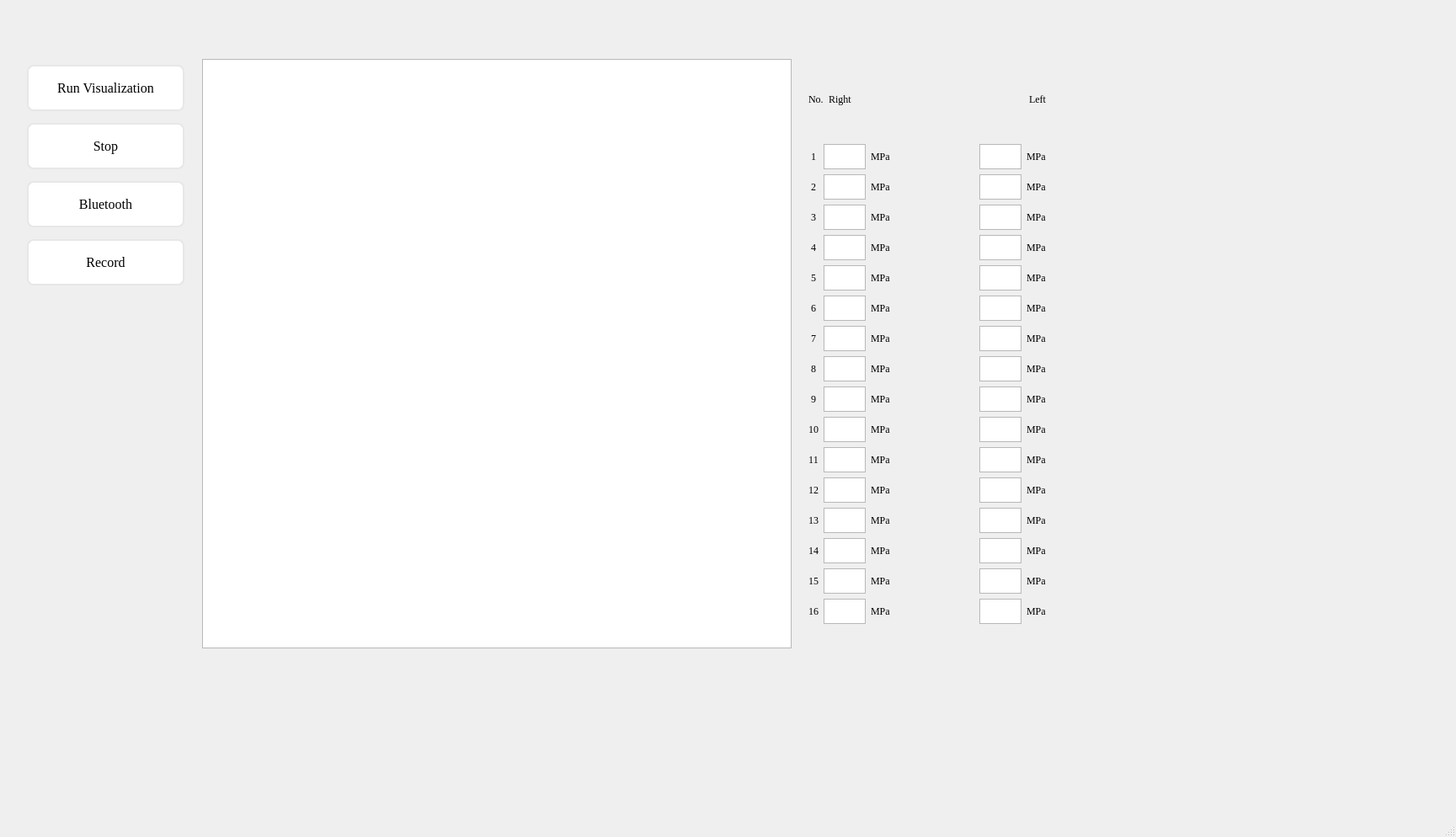
<?xml version="1.0" encoding="UTF-8"?>
<ui version="4.0">
 <class>MainWindow</class>
 <widget class="QMainWindow" name="MainWindow">
  <property name="geometry">
   <rect>
    <x>0</x>
    <y>0</y>
    <width>1729</width>
    <height>994</height>
   </rect>
  </property>
  <property name="windowTitle">
   <string>ex1</string>
  </property>
  <widget class="QWidget" name="centralwidget">
   <widget class="QWidget" name="gridLayoutWidget">
    <property name="geometry">
     <rect>
      <x>30</x>
      <y>70</y>
      <width>191</width>
      <height>277</height>
     </rect>
    </property>
    <layout class="QGridLayout" name="gridLayout">
     <item row="0" column="0">
      <layout class="QVBoxLayout" name="verticalLayout">
       <item>
        <widget class="QPushButton" name="pushButton_VISUALIZATION">
         <property name="font">
          <font>
           <family>Times New Roman</family>
           <pointsize>-1</pointsize>
           <underline>false</underline>
           <strikeout>false</strikeout>
          </font>
         </property>
         <property name="styleSheet">
          <string notr="true">border-radius: 8px;
color: white;
padding: 16px 32px;
text-align: center;
text-decoration: none;
font-size: 16px;
margin: 4px 2px;
background-color: white;
color: black;
border: 2px solid #e7e7e7;</string>
         </property>
         <property name="text">
          <string>Run Visualization</string>
         </property>
         <property name="default">
          <bool>false</bool>
         </property>
         <property name="flat">
          <bool>false</bool>
         </property>
        </widget>
       </item>
       <item>
        <widget class="QPushButton" name="pushButton_2_STOP">
         <property name="font">
          <font>
           <family>Times New Roman</family>
           <pointsize>-1</pointsize>
           <underline>false</underline>
           <strikeout>false</strikeout>
          </font>
         </property>
         <property name="styleSheet">
          <string notr="true">border-radius: 8px;
color: white;
padding: 16px 32px;
text-align: center;
text-decoration: none;
font-size: 16px;
margin: 4px 2px;
background-color: white;
color: black;
border: 2px solid #e7e7e7;</string>
         </property>
         <property name="text">
          <string>Stop</string>
         </property>
        </widget>
       </item>
       <item>
        <widget class="QPushButton" name="pushButton_3_Bluetooth">
         <property name="font">
          <font>
           <family>Times New Roman</family>
           <pointsize>-1</pointsize>
           <underline>false</underline>
           <strikeout>false</strikeout>
          </font>
         </property>
         <property name="styleSheet">
          <string notr="true">border-radius: 8px;
color: white;
padding: 16px 32px;
text-align: center;
text-decoration: none;
font-size: 16px;
margin: 4px 2px;
background-color: white;
color: black;
border: 2px solid #e7e7e7;</string>
         </property>
         <property name="text">
          <string>Bluetooth</string>
         </property>
        </widget>
       </item>
       <item>
        <widget class="QPushButton" name="pushButton_4_Rocord">
         <property name="font">
          <font>
           <family>Times New Roman</family>
           <pointsize>-1</pointsize>
           <underline>false</underline>
           <strikeout>false</strikeout>
          </font>
         </property>
         <property name="styleSheet">
          <string notr="true">border-radius: 8px;
color: white;
padding: 16px 32px;
text-align: center;
text-decoration: none;
font-size: 16px;
margin: 4px 2px;
background-color: white;
color: black;
border: 2px solid #e7e7e7;</string>
         </property>
         <property name="text">
          <string>Record</string>
         </property>
        </widget>
       </item>
      </layout>
     </item>
    </layout>
   </widget>
   <widget class="QWidget" name="layoutWidget">
    <property name="geometry">
     <rect>
      <x>960</x>
      <y>70</y>
      <width>381</width>
      <height>671</height>
     </rect>
    </property>
    <layout class="QGridLayout" name="gridLayout_2">
     <item row="1" column="0">
      <layout class="QVBoxLayout" name="verticalLayout_3">
       <item>
        <widget class="QLabel" name="label_3">
         <property name="maximumSize">
          <size>
           <width>50</width>
           <height>30</height>
          </size>
         </property>
         <property name="font">
          <font>
           <family>Times New Roman</family>
          </font>
         </property>
         <property name="text">
          <string>1</string>
         </property>
         <property name="alignment">
          <set>Qt::AlignCenter</set>
         </property>
         <property name="margin">
          <number>0</number>
         </property>
        </widget>
       </item>
       <item>
        <widget class="QLabel" name="label_4">
         <property name="maximumSize">
          <size>
           <width>50</width>
           <height>30</height>
          </size>
         </property>
         <property name="font">
          <font>
           <family>Times New Roman</family>
          </font>
         </property>
         <property name="text">
          <string>2</string>
         </property>
         <property name="alignment">
          <set>Qt::AlignCenter</set>
         </property>
         <property name="margin">
          <number>0</number>
         </property>
        </widget>
       </item>
       <item>
        <widget class="QLabel" name="label_7">
         <property name="maximumSize">
          <size>
           <width>50</width>
           <height>30</height>
          </size>
         </property>
         <property name="font">
          <font>
           <family>Times New Roman</family>
          </font>
         </property>
         <property name="text">
          <string>3</string>
         </property>
         <property name="alignment">
          <set>Qt::AlignCenter</set>
         </property>
         <property name="margin">
          <number>0</number>
         </property>
        </widget>
       </item>
       <item>
        <widget class="QLabel" name="label_5">
         <property name="maximumSize">
          <size>
           <width>50</width>
           <height>30</height>
          </size>
         </property>
         <property name="font">
          <font>
           <family>Times New Roman</family>
          </font>
         </property>
         <property name="text">
          <string>4</string>
         </property>
         <property name="alignment">
          <set>Qt::AlignCenter</set>
         </property>
         <property name="margin">
          <number>0</number>
         </property>
        </widget>
       </item>
       <item>
        <widget class="QLabel" name="label_15">
         <property name="maximumSize">
          <size>
           <width>50</width>
           <height>30</height>
          </size>
         </property>
         <property name="font">
          <font>
           <family>Times New Roman</family>
          </font>
         </property>
         <property name="text">
          <string>5</string>
         </property>
         <property name="alignment">
          <set>Qt::AlignCenter</set>
         </property>
         <property name="margin">
          <number>0</number>
         </property>
        </widget>
       </item>
       <item>
        <widget class="QLabel" name="label_8">
         <property name="maximumSize">
          <size>
           <width>50</width>
           <height>30</height>
          </size>
         </property>
         <property name="font">
          <font>
           <family>Times New Roman</family>
          </font>
         </property>
         <property name="text">
          <string>6</string>
         </property>
         <property name="alignment">
          <set>Qt::AlignCenter</set>
         </property>
         <property name="margin">
          <number>0</number>
         </property>
        </widget>
       </item>
       <item>
        <widget class="QLabel" name="label_10">
         <property name="maximumSize">
          <size>
           <width>50</width>
           <height>30</height>
          </size>
         </property>
         <property name="font">
          <font>
           <family>Times New Roman</family>
          </font>
         </property>
         <property name="text">
          <string>7</string>
         </property>
         <property name="alignment">
          <set>Qt::AlignCenter</set>
         </property>
         <property name="margin">
          <number>0</number>
         </property>
        </widget>
       </item>
       <item>
        <widget class="QLabel" name="label_17">
         <property name="maximumSize">
          <size>
           <width>50</width>
           <height>30</height>
          </size>
         </property>
         <property name="font">
          <font>
           <family>Times New Roman</family>
          </font>
         </property>
         <property name="text">
          <string>8</string>
         </property>
         <property name="alignment">
          <set>Qt::AlignCenter</set>
         </property>
         <property name="margin">
          <number>0</number>
         </property>
        </widget>
       </item>
       <item>
        <widget class="QLabel" name="label_16">
         <property name="maximumSize">
          <size>
           <width>50</width>
           <height>30</height>
          </size>
         </property>
         <property name="font">
          <font>
           <family>Times New Roman</family>
          </font>
         </property>
         <property name="text">
          <string>9</string>
         </property>
         <property name="alignment">
          <set>Qt::AlignCenter</set>
         </property>
         <property name="margin">
          <number>0</number>
         </property>
        </widget>
       </item>
       <item>
        <widget class="QLabel" name="label_14">
         <property name="maximumSize">
          <size>
           <width>50</width>
           <height>30</height>
          </size>
         </property>
         <property name="font">
          <font>
           <family>Times New Roman</family>
          </font>
         </property>
         <property name="text">
          <string>10</string>
         </property>
         <property name="alignment">
          <set>Qt::AlignCenter</set>
         </property>
         <property name="margin">
          <number>0</number>
         </property>
        </widget>
       </item>
       <item>
        <widget class="QLabel" name="label_9">
         <property name="maximumSize">
          <size>
           <width>50</width>
           <height>30</height>
          </size>
         </property>
         <property name="font">
          <font>
           <family>Times New Roman</family>
          </font>
         </property>
         <property name="text">
          <string>11</string>
         </property>
         <property name="alignment">
          <set>Qt::AlignCenter</set>
         </property>
         <property name="margin">
          <number>0</number>
         </property>
        </widget>
       </item>
       <item>
        <widget class="QLabel" name="label_11">
         <property name="maximumSize">
          <size>
           <width>50</width>
           <height>30</height>
          </size>
         </property>
         <property name="font">
          <font>
           <family>Times New Roman</family>
          </font>
         </property>
         <property name="text">
          <string>12</string>
         </property>
         <property name="alignment">
          <set>Qt::AlignCenter</set>
         </property>
         <property name="margin">
          <number>0</number>
         </property>
        </widget>
       </item>
       <item>
        <widget class="QLabel" name="label_12">
         <property name="maximumSize">
          <size>
           <width>50</width>
           <height>30</height>
          </size>
         </property>
         <property name="font">
          <font>
           <family>Times New Roman</family>
          </font>
         </property>
         <property name="text">
          <string>13</string>
         </property>
         <property name="alignment">
          <set>Qt::AlignCenter</set>
         </property>
         <property name="margin">
          <number>0</number>
         </property>
        </widget>
       </item>
       <item>
        <widget class="QLabel" name="label_6">
         <property name="maximumSize">
          <size>
           <width>50</width>
           <height>30</height>
          </size>
         </property>
         <property name="font">
          <font>
           <family>Times New Roman</family>
          </font>
         </property>
         <property name="text">
          <string>14</string>
         </property>
         <property name="alignment">
          <set>Qt::AlignCenter</set>
         </property>
         <property name="margin">
          <number>0</number>
         </property>
        </widget>
       </item>
       <item>
        <widget class="QLabel" name="label_13">
         <property name="maximumSize">
          <size>
           <width>50</width>
           <height>30</height>
          </size>
         </property>
         <property name="font">
          <font>
           <family>Times New Roman</family>
          </font>
         </property>
         <property name="text">
          <string>15</string>
         </property>
         <property name="alignment">
          <set>Qt::AlignCenter</set>
         </property>
         <property name="margin">
          <number>0</number>
         </property>
        </widget>
       </item>
       <item>
        <widget class="QLabel" name="label_18">
         <property name="maximumSize">
          <size>
           <width>50</width>
           <height>30</height>
          </size>
         </property>
         <property name="font">
          <font>
           <family>Times New Roman</family>
          </font>
         </property>
         <property name="text">
          <string>16</string>
         </property>
         <property name="alignment">
          <set>Qt::AlignCenter</set>
         </property>
         <property name="margin">
          <number>0</number>
         </property>
        </widget>
       </item>
      </layout>
     </item>
     <item row="1" column="1">
      <layout class="QVBoxLayout" name="verticalLayout_2">
       <item>
        <layout class="QHBoxLayout" name="horizontalLayout_2">
         <item>
          <widget class="QTextBrowser" name="textBrowser">
           <property name="maximumSize">
            <size>
             <width>50</width>
             <height>30</height>
            </size>
           </property>
          </widget>
         </item>
         <item>
          <widget class="QLabel" name="label_21">
           <property name="font">
            <font>
             <family>Times New Roman</family>
            </font>
           </property>
           <property name="text">
            <string>MPa</string>
           </property>
           <property name="alignment">
            <set>Qt::AlignLeading|Qt::AlignLeft|Qt::AlignVCenter</set>
           </property>
          </widget>
         </item>
         <item>
          <widget class="QTextBrowser" name="textBrowser_2">
           <property name="maximumSize">
            <size>
             <width>50</width>
             <height>30</height>
            </size>
           </property>
          </widget>
         </item>
         <item>
          <widget class="QLabel" name="label_23">
           <property name="font">
            <font>
             <family>Times New Roman</family>
            </font>
           </property>
           <property name="text">
            <string>MPa</string>
           </property>
           <property name="alignment">
            <set>Qt::AlignLeading|Qt::AlignLeft|Qt::AlignVCenter</set>
           </property>
          </widget>
         </item>
        </layout>
       </item>
       <item>
        <layout class="QHBoxLayout" name="horizontalLayout_3">
         <item>
          <widget class="QTextBrowser" name="textBrowser_3">
           <property name="maximumSize">
            <size>
             <width>50</width>
             <height>30</height>
            </size>
           </property>
          </widget>
         </item>
         <item>
          <widget class="QLabel" name="label_46">
           <property name="font">
            <font>
             <family>Times New Roman</family>
            </font>
           </property>
           <property name="text">
            <string>MPa</string>
           </property>
           <property name="alignment">
            <set>Qt::AlignLeading|Qt::AlignLeft|Qt::AlignVCenter</set>
           </property>
          </widget>
         </item>
         <item>
          <widget class="QTextBrowser" name="textBrowser_4">
           <property name="maximumSize">
            <size>
             <width>50</width>
             <height>30</height>
            </size>
           </property>
          </widget>
         </item>
         <item>
          <widget class="QLabel" name="label_47">
           <property name="font">
            <font>
             <family>Times New Roman</family>
            </font>
           </property>
           <property name="text">
            <string>MPa</string>
           </property>
           <property name="alignment">
            <set>Qt::AlignLeading|Qt::AlignLeft|Qt::AlignVCenter</set>
           </property>
          </widget>
         </item>
        </layout>
       </item>
       <item>
        <layout class="QHBoxLayout" name="horizontalLayout_4">
         <item>
          <widget class="QTextBrowser" name="textBrowser_5">
           <property name="maximumSize">
            <size>
             <width>50</width>
             <height>30</height>
            </size>
           </property>
          </widget>
         </item>
         <item>
          <widget class="QLabel" name="label_48">
           <property name="font">
            <font>
             <family>Times New Roman</family>
            </font>
           </property>
           <property name="text">
            <string>MPa</string>
           </property>
           <property name="alignment">
            <set>Qt::AlignLeading|Qt::AlignLeft|Qt::AlignVCenter</set>
           </property>
          </widget>
         </item>
         <item>
          <widget class="QTextBrowser" name="textBrowser_6">
           <property name="maximumSize">
            <size>
             <width>50</width>
             <height>30</height>
            </size>
           </property>
          </widget>
         </item>
         <item>
          <widget class="QLabel" name="label_49">
           <property name="font">
            <font>
             <family>Times New Roman</family>
            </font>
           </property>
           <property name="text">
            <string>MPa</string>
           </property>
           <property name="alignment">
            <set>Qt::AlignLeading|Qt::AlignLeft|Qt::AlignVCenter</set>
           </property>
          </widget>
         </item>
        </layout>
       </item>
       <item>
        <layout class="QHBoxLayout" name="horizontalLayout_5">
         <item>
          <widget class="QTextBrowser" name="textBrowser_7">
           <property name="maximumSize">
            <size>
             <width>50</width>
             <height>30</height>
            </size>
           </property>
          </widget>
         </item>
         <item>
          <widget class="QLabel" name="label_50">
           <property name="font">
            <font>
             <family>Times New Roman</family>
            </font>
           </property>
           <property name="text">
            <string>MPa</string>
           </property>
           <property name="alignment">
            <set>Qt::AlignLeading|Qt::AlignLeft|Qt::AlignVCenter</set>
           </property>
          </widget>
         </item>
         <item>
          <widget class="QTextBrowser" name="textBrowser_8">
           <property name="maximumSize">
            <size>
             <width>50</width>
             <height>30</height>
            </size>
           </property>
          </widget>
         </item>
         <item>
          <widget class="QLabel" name="label_51">
           <property name="font">
            <font>
             <family>Times New Roman</family>
            </font>
           </property>
           <property name="text">
            <string>MPa</string>
           </property>
           <property name="alignment">
            <set>Qt::AlignLeading|Qt::AlignLeft|Qt::AlignVCenter</set>
           </property>
          </widget>
         </item>
        </layout>
       </item>
       <item>
        <layout class="QHBoxLayout" name="horizontalLayout_6">
         <item>
          <widget class="QTextBrowser" name="textBrowser_9">
           <property name="maximumSize">
            <size>
             <width>50</width>
             <height>30</height>
            </size>
           </property>
          </widget>
         </item>
         <item>
          <widget class="QLabel" name="label_52">
           <property name="font">
            <font>
             <family>Times New Roman</family>
            </font>
           </property>
           <property name="text">
            <string>MPa</string>
           </property>
           <property name="alignment">
            <set>Qt::AlignLeading|Qt::AlignLeft|Qt::AlignVCenter</set>
           </property>
          </widget>
         </item>
         <item>
          <widget class="QTextBrowser" name="textBrowser_10">
           <property name="maximumSize">
            <size>
             <width>50</width>
             <height>30</height>
            </size>
           </property>
          </widget>
         </item>
         <item>
          <widget class="QLabel" name="label_53">
           <property name="font">
            <font>
             <family>Times New Roman</family>
            </font>
           </property>
           <property name="text">
            <string>MPa</string>
           </property>
           <property name="alignment">
            <set>Qt::AlignLeading|Qt::AlignLeft|Qt::AlignVCenter</set>
           </property>
          </widget>
         </item>
        </layout>
       </item>
       <item>
        <layout class="QHBoxLayout" name="horizontalLayout_7">
         <item>
          <widget class="QTextBrowser" name="textBrowser_11">
           <property name="maximumSize">
            <size>
             <width>50</width>
             <height>30</height>
            </size>
           </property>
          </widget>
         </item>
         <item>
          <widget class="QLabel" name="label_54">
           <property name="font">
            <font>
             <family>Times New Roman</family>
            </font>
           </property>
           <property name="text">
            <string>MPa</string>
           </property>
           <property name="alignment">
            <set>Qt::AlignLeading|Qt::AlignLeft|Qt::AlignVCenter</set>
           </property>
          </widget>
         </item>
         <item>
          <widget class="QTextBrowser" name="textBrowser_12">
           <property name="maximumSize">
            <size>
             <width>50</width>
             <height>30</height>
            </size>
           </property>
          </widget>
         </item>
         <item>
          <widget class="QLabel" name="label_55">
           <property name="font">
            <font>
             <family>Times New Roman</family>
            </font>
           </property>
           <property name="text">
            <string>MPa</string>
           </property>
           <property name="alignment">
            <set>Qt::AlignLeading|Qt::AlignLeft|Qt::AlignVCenter</set>
           </property>
          </widget>
         </item>
        </layout>
       </item>
       <item>
        <layout class="QHBoxLayout" name="horizontalLayout_8">
         <item>
          <widget class="QTextBrowser" name="textBrowser_13">
           <property name="maximumSize">
            <size>
             <width>50</width>
             <height>30</height>
            </size>
           </property>
          </widget>
         </item>
         <item>
          <widget class="QLabel" name="label_56">
           <property name="font">
            <font>
             <family>Times New Roman</family>
            </font>
           </property>
           <property name="text">
            <string>MPa</string>
           </property>
           <property name="alignment">
            <set>Qt::AlignLeading|Qt::AlignLeft|Qt::AlignVCenter</set>
           </property>
          </widget>
         </item>
         <item>
          <widget class="QTextBrowser" name="textBrowser_14">
           <property name="maximumSize">
            <size>
             <width>50</width>
             <height>30</height>
            </size>
           </property>
          </widget>
         </item>
         <item>
          <widget class="QLabel" name="label_57">
           <property name="font">
            <font>
             <family>Times New Roman</family>
            </font>
           </property>
           <property name="text">
            <string>MPa</string>
           </property>
           <property name="alignment">
            <set>Qt::AlignLeading|Qt::AlignLeft|Qt::AlignVCenter</set>
           </property>
          </widget>
         </item>
        </layout>
       </item>
       <item>
        <layout class="QHBoxLayout" name="horizontalLayout_9">
         <item>
          <widget class="QTextBrowser" name="textBrowser_15">
           <property name="maximumSize">
            <size>
             <width>50</width>
             <height>30</height>
            </size>
           </property>
          </widget>
         </item>
         <item>
          <widget class="QLabel" name="label_58">
           <property name="font">
            <font>
             <family>Times New Roman</family>
            </font>
           </property>
           <property name="text">
            <string>MPa</string>
           </property>
           <property name="alignment">
            <set>Qt::AlignLeading|Qt::AlignLeft|Qt::AlignVCenter</set>
           </property>
          </widget>
         </item>
         <item>
          <widget class="QTextBrowser" name="textBrowser_16">
           <property name="maximumSize">
            <size>
             <width>50</width>
             <height>30</height>
            </size>
           </property>
          </widget>
         </item>
         <item>
          <widget class="QLabel" name="label_59">
           <property name="font">
            <font>
             <family>Times New Roman</family>
            </font>
           </property>
           <property name="text">
            <string>MPa</string>
           </property>
           <property name="alignment">
            <set>Qt::AlignLeading|Qt::AlignLeft|Qt::AlignVCenter</set>
           </property>
          </widget>
         </item>
        </layout>
       </item>
       <item>
        <layout class="QHBoxLayout" name="horizontalLayout_10">
         <item>
          <widget class="QTextBrowser" name="textBrowser_17">
           <property name="maximumSize">
            <size>
             <width>50</width>
             <height>30</height>
            </size>
           </property>
          </widget>
         </item>
         <item>
          <widget class="QLabel" name="label_60">
           <property name="font">
            <font>
             <family>Times New Roman</family>
            </font>
           </property>
           <property name="text">
            <string>MPa</string>
           </property>
           <property name="alignment">
            <set>Qt::AlignLeading|Qt::AlignLeft|Qt::AlignVCenter</set>
           </property>
          </widget>
         </item>
         <item>
          <widget class="QTextBrowser" name="textBrowser_18">
           <property name="maximumSize">
            <size>
             <width>50</width>
             <height>30</height>
            </size>
           </property>
          </widget>
         </item>
         <item>
          <widget class="QLabel" name="label_61">
           <property name="font">
            <font>
             <family>Times New Roman</family>
            </font>
           </property>
           <property name="text">
            <string>MPa</string>
           </property>
           <property name="alignment">
            <set>Qt::AlignLeading|Qt::AlignLeft|Qt::AlignVCenter</set>
           </property>
          </widget>
         </item>
        </layout>
       </item>
       <item>
        <layout class="QHBoxLayout" name="horizontalLayout_11">
         <item>
          <widget class="QTextBrowser" name="textBrowser_19">
           <property name="maximumSize">
            <size>
             <width>50</width>
             <height>30</height>
            </size>
           </property>
          </widget>
         </item>
         <item>
          <widget class="QLabel" name="label_62">
           <property name="font">
            <font>
             <family>Times New Roman</family>
            </font>
           </property>
           <property name="text">
            <string>MPa</string>
           </property>
           <property name="alignment">
            <set>Qt::AlignLeading|Qt::AlignLeft|Qt::AlignVCenter</set>
           </property>
          </widget>
         </item>
         <item>
          <widget class="QTextBrowser" name="textBrowser_20">
           <property name="maximumSize">
            <size>
             <width>50</width>
             <height>30</height>
            </size>
           </property>
          </widget>
         </item>
         <item>
          <widget class="QLabel" name="label_63">
           <property name="font">
            <font>
             <family>Times New Roman</family>
            </font>
           </property>
           <property name="text">
            <string>MPa</string>
           </property>
           <property name="alignment">
            <set>Qt::AlignLeading|Qt::AlignLeft|Qt::AlignVCenter</set>
           </property>
          </widget>
         </item>
        </layout>
       </item>
       <item>
        <layout class="QHBoxLayout" name="horizontalLayout_12">
         <item>
          <widget class="QTextBrowser" name="textBrowser_21">
           <property name="maximumSize">
            <size>
             <width>50</width>
             <height>30</height>
            </size>
           </property>
          </widget>
         </item>
         <item>
          <widget class="QLabel" name="label_64">
           <property name="font">
            <font>
             <family>Times New Roman</family>
            </font>
           </property>
           <property name="text">
            <string>MPa</string>
           </property>
           <property name="alignment">
            <set>Qt::AlignLeading|Qt::AlignLeft|Qt::AlignVCenter</set>
           </property>
          </widget>
         </item>
         <item>
          <widget class="QTextBrowser" name="textBrowser_22">
           <property name="maximumSize">
            <size>
             <width>50</width>
             <height>30</height>
            </size>
           </property>
          </widget>
         </item>
         <item>
          <widget class="QLabel" name="label_65">
           <property name="font">
            <font>
             <family>Times New Roman</family>
            </font>
           </property>
           <property name="text">
            <string>MPa</string>
           </property>
           <property name="alignment">
            <set>Qt::AlignLeading|Qt::AlignLeft|Qt::AlignVCenter</set>
           </property>
          </widget>
         </item>
        </layout>
       </item>
       <item>
        <layout class="QHBoxLayout" name="horizontalLayout_13">
         <item>
          <widget class="QTextBrowser" name="textBrowser_23">
           <property name="maximumSize">
            <size>
             <width>50</width>
             <height>30</height>
            </size>
           </property>
          </widget>
         </item>
         <item>
          <widget class="QLabel" name="label_66">
           <property name="font">
            <font>
             <family>Times New Roman</family>
            </font>
           </property>
           <property name="text">
            <string>MPa</string>
           </property>
           <property name="alignment">
            <set>Qt::AlignLeading|Qt::AlignLeft|Qt::AlignVCenter</set>
           </property>
          </widget>
         </item>
         <item>
          <widget class="QTextBrowser" name="textBrowser_24">
           <property name="maximumSize">
            <size>
             <width>50</width>
             <height>30</height>
            </size>
           </property>
          </widget>
         </item>
         <item>
          <widget class="QLabel" name="label_67">
           <property name="font">
            <font>
             <family>Times New Roman</family>
            </font>
           </property>
           <property name="text">
            <string>MPa</string>
           </property>
           <property name="alignment">
            <set>Qt::AlignLeading|Qt::AlignLeft|Qt::AlignVCenter</set>
           </property>
          </widget>
         </item>
        </layout>
       </item>
       <item>
        <layout class="QHBoxLayout" name="horizontalLayout_14">
         <item>
          <widget class="QTextBrowser" name="textBrowser_25">
           <property name="maximumSize">
            <size>
             <width>50</width>
             <height>30</height>
            </size>
           </property>
          </widget>
         </item>
         <item>
          <widget class="QLabel" name="label_70">
           <property name="font">
            <font>
             <family>Times New Roman</family>
            </font>
           </property>
           <property name="text">
            <string>MPa</string>
           </property>
           <property name="alignment">
            <set>Qt::AlignLeading|Qt::AlignLeft|Qt::AlignVCenter</set>
           </property>
          </widget>
         </item>
         <item>
          <widget class="QTextBrowser" name="textBrowser_26">
           <property name="maximumSize">
            <size>
             <width>50</width>
             <height>30</height>
            </size>
           </property>
          </widget>
         </item>
         <item>
          <widget class="QLabel" name="label_71">
           <property name="font">
            <font>
             <family>Times New Roman</family>
            </font>
           </property>
           <property name="text">
            <string>MPa</string>
           </property>
           <property name="alignment">
            <set>Qt::AlignLeading|Qt::AlignLeft|Qt::AlignVCenter</set>
           </property>
          </widget>
         </item>
        </layout>
       </item>
       <item>
        <layout class="QHBoxLayout" name="horizontalLayout_15">
         <item>
          <widget class="QTextBrowser" name="textBrowser_27">
           <property name="maximumSize">
            <size>
             <width>50</width>
             <height>30</height>
            </size>
           </property>
          </widget>
         </item>
         <item>
          <widget class="QLabel" name="label_68">
           <property name="font">
            <font>
             <family>Times New Roman</family>
            </font>
           </property>
           <property name="text">
            <string>MPa</string>
           </property>
           <property name="alignment">
            <set>Qt::AlignLeading|Qt::AlignLeft|Qt::AlignVCenter</set>
           </property>
          </widget>
         </item>
         <item>
          <widget class="QTextBrowser" name="textBrowser_28">
           <property name="maximumSize">
            <size>
             <width>50</width>
             <height>30</height>
            </size>
           </property>
          </widget>
         </item>
         <item>
          <widget class="QLabel" name="label_69">
           <property name="font">
            <font>
             <family>Times New Roman</family>
            </font>
           </property>
           <property name="text">
            <string>MPa</string>
           </property>
           <property name="alignment">
            <set>Qt::AlignLeading|Qt::AlignLeft|Qt::AlignVCenter</set>
           </property>
          </widget>
         </item>
        </layout>
       </item>
       <item>
        <layout class="QHBoxLayout" name="horizontalLayout_16">
         <item>
          <widget class="QTextBrowser" name="textBrowser_29">
           <property name="maximumSize">
            <size>
             <width>50</width>
             <height>30</height>
            </size>
           </property>
          </widget>
         </item>
         <item>
          <widget class="QLabel" name="label_72">
           <property name="font">
            <font>
             <family>Times New Roman</family>
            </font>
           </property>
           <property name="text">
            <string>MPa</string>
           </property>
           <property name="alignment">
            <set>Qt::AlignLeading|Qt::AlignLeft|Qt::AlignVCenter</set>
           </property>
          </widget>
         </item>
         <item>
          <widget class="QTextBrowser" name="textBrowser_30">
           <property name="maximumSize">
            <size>
             <width>50</width>
             <height>30</height>
            </size>
           </property>
          </widget>
         </item>
         <item>
          <widget class="QLabel" name="label_73">
           <property name="font">
            <font>
             <family>Times New Roman</family>
            </font>
           </property>
           <property name="text">
            <string>MPa</string>
           </property>
           <property name="alignment">
            <set>Qt::AlignLeading|Qt::AlignLeft|Qt::AlignVCenter</set>
           </property>
          </widget>
         </item>
        </layout>
       </item>
       <item>
        <layout class="QHBoxLayout" name="horizontalLayout_17">
         <item>
          <widget class="QTextBrowser" name="textBrowser_31">
           <property name="maximumSize">
            <size>
             <width>50</width>
             <height>30</height>
            </size>
           </property>
          </widget>
         </item>
         <item>
          <widget class="QLabel" name="label_74">
           <property name="font">
            <font>
             <family>Times New Roman</family>
            </font>
           </property>
           <property name="text">
            <string>MPa</string>
           </property>
           <property name="alignment">
            <set>Qt::AlignLeading|Qt::AlignLeft|Qt::AlignVCenter</set>
           </property>
          </widget>
         </item>
         <item>
          <widget class="QTextBrowser" name="textBrowser_32">
           <property name="maximumSize">
            <size>
             <width>50</width>
             <height>30</height>
            </size>
           </property>
          </widget>
         </item>
         <item>
          <widget class="QLabel" name="label_75">
           <property name="font">
            <font>
             <family>Times New Roman</family>
            </font>
           </property>
           <property name="text">
            <string>MPa</string>
           </property>
           <property name="alignment">
            <set>Qt::AlignLeading|Qt::AlignLeft|Qt::AlignVCenter</set>
           </property>
          </widget>
         </item>
        </layout>
       </item>
      </layout>
     </item>
     <item row="0" column="0" colspan="2">
      <layout class="QHBoxLayout" name="horizontalLayout">
       <item>
        <widget class="QLabel" name="label_2">
         <property name="font">
          <font>
           <family>Times New Roman</family>
          </font>
         </property>
         <property name="text">
          <string>No.</string>
         </property>
         <property name="alignment">
          <set>Qt::AlignLeading|Qt::AlignLeft|Qt::AlignVCenter</set>
         </property>
        </widget>
       </item>
       <item>
        <widget class="QLabel" name="label_19">
         <property name="font">
          <font>
           <family>Times New Roman</family>
          </font>
         </property>
         <property name="text">
          <string>Right</string>
         </property>
         <property name="alignment">
          <set>Qt::AlignLeading|Qt::AlignLeft|Qt::AlignVCenter</set>
         </property>
        </widget>
       </item>
       <item>
        <spacer name="horizontalSpacer_2">
         <property name="orientation">
          <enum>Qt::Horizontal</enum>
         </property>
         <property name="sizeHint" stdset="0">
          <size>
           <width>40</width>
           <height>20</height>
          </size>
         </property>
        </spacer>
       </item>
       <item>
        <widget class="QLabel" name="label_22">
         <property name="font">
          <font>
           <family>Times New Roman</family>
          </font>
         </property>
         <property name="text">
          <string>                                    Left                                 </string>
         </property>
         <property name="alignment">
          <set>Qt::AlignCenter</set>
         </property>
        </widget>
       </item>
      </layout>
     </item>
    </layout>
   </widget>
   <widget class="QGraphicsView" name="graphicsView">
    <property name="geometry">
     <rect>
      <x>240</x>
      <y>70</y>
      <width>700</width>
      <height>700</height>
     </rect>
    </property>
   </widget>
  </widget>
  <widget class="QMenuBar" name="menubar">
   <property name="geometry">
    <rect>
     <x>0</x>
     <y>0</y>
     <width>1729</width>
     <height>26</height>
    </rect>
   </property>
  </widget>
  <widget class="QStatusBar" name="statusbar"/>
 </widget>
 <resources/>
 <connections/>
</ui>
